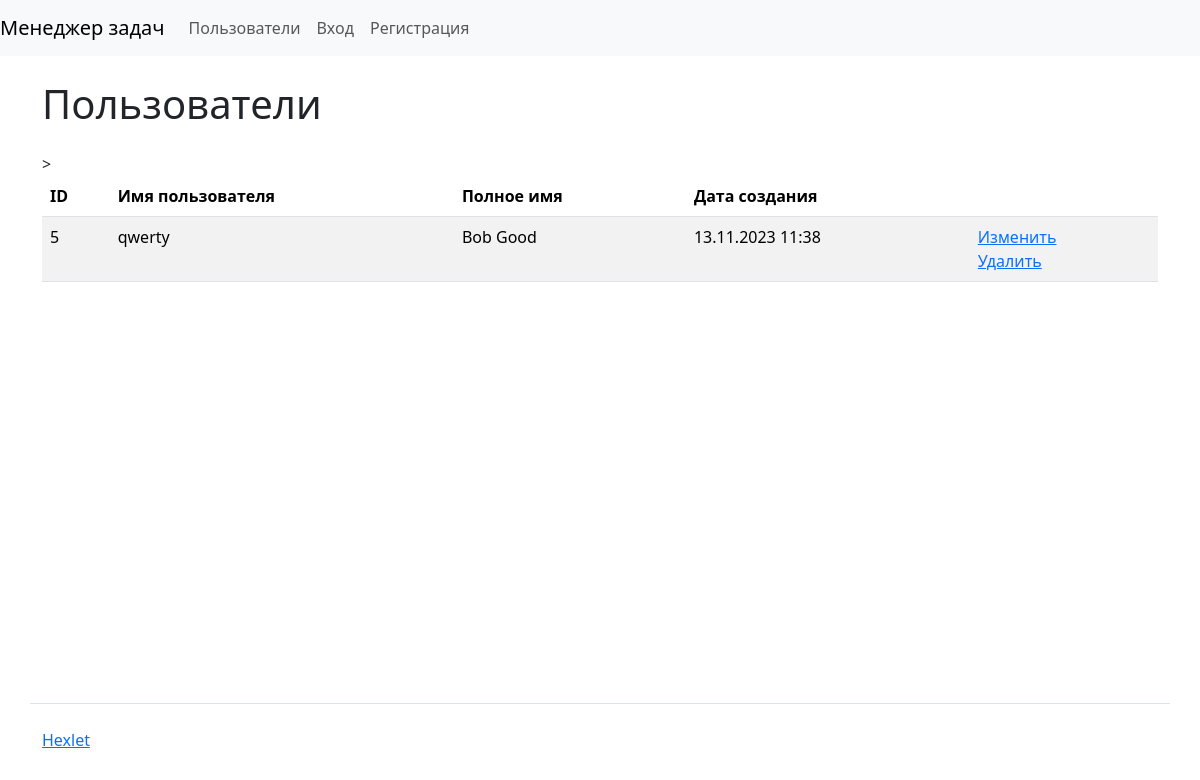
/users/, run on an earlier commit of the app's database.
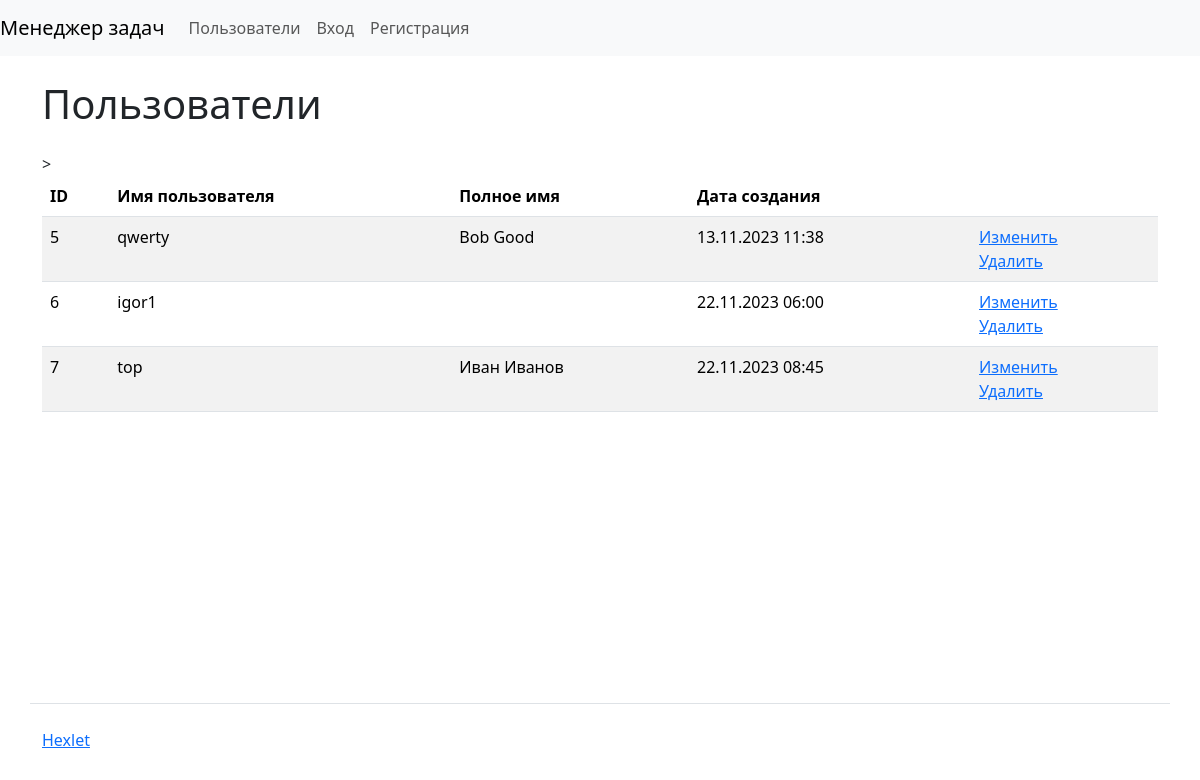
And on a later commit of the database.
### task_manager/users/models.py (models this page shows)
class User(AbstractUser):
    def __str__(self):
        return self.get_full_name()
    def get_absolute_url(self):
        return reverse("login")

### task_manager/users/views.py (the view)
# urls.py: path('', views.IndexView.as_view(), name="index"),
class IndexView(ListView):
    def get(self, request, *args, **kwargs):
        users = User.objects.all()
        return render(request, 'users/users.html', {
            'users': users
        })

### task_manager/templates/users/users.html (shortened to what this page needs)
{% extends 'base.html' %}
{% load django_bootstrap5 %}
{% load i18n %}
{% block content %}
      <h1 class="my-4">{% trans 'Users' %}</h1>
        <table class="table table-striped">
          <thead class="thead-dark">
            <tr>
              <th>ID</th>
              <th>{% trans 'Username' %}</th>
              <th>{% trans 'Full name' %}</th>
              <th>{% trans 'Date of creation' %}</th>
              <th></th>>
            </tr>
          </thead>
          <tbody>
          {% for user in users %}
            <tr class="align-baseline">
              <td>{{ user.id }}</td>
              <td>{{ user.username }}</td>
              <td>{{ user.first_name }} {{ user.last_name }}</td>
              <td>{{ user.date_joined|date:"d.m.Y H:i" }}</td>
              <td>
                <a href="{% url 'users_update' pk=user.id %}" >{% trans 'Edit' %}</a>
                <br>
                <a href="{% url 'users_delete' pk=user.id %}" >{% trans 'Delete' %}</a>
              </td>
            </tr>
          {% endfor %}
          </tbody>
        </table>
{% endblock %}

What changed in the data, as far as the page shows it:
added User: id "6", username "igor1", date_joined "22.11.2023 06:00"
added User: id "7", username "top", first_name "Иван", last_name "Иванов", date_joined "22.11.2023 08:45"
